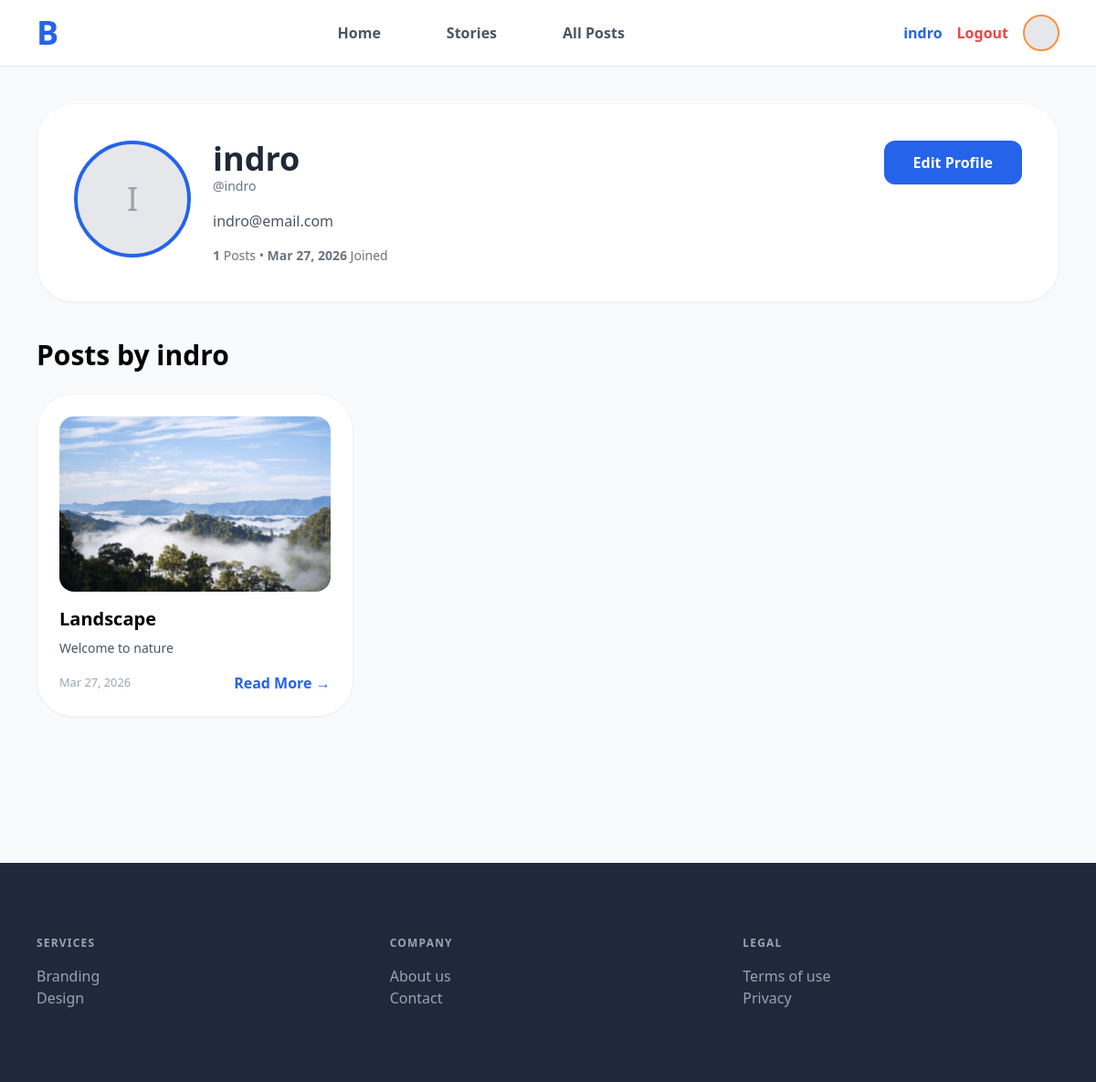
Screenshot of /profile/ (signed in) with the database file from the repository.
### blog/models.py (models this page shows, shortened)
class Post(models.Model):
    title = models.CharField(max_length=200)
    content = models.TextField()
    image = models.ImageField(upload_to='post_pics/', blank=True, null=True)
    author = models.ForeignKey(User, on_delete=models.CASCADE)
    created_at = models.DateTimeField(auto_now_add=True)
    likes = models.ManyToManyField(User, related_name='blog_likes', blank=True)

### blog/views.py (the view)
# urls.py: path('profile/', views.profile, name='profile'),
@login_required
def profile(request):
    userprofile = get_object_or_404(UserProfile, user=request.user)
    user_posts = Post.objects.filter(author=request.user).select_related('author').order_by('-created_at')
    return render(request, 'blog/profile.html', {
        'profile_user': request.user,
        'userprofile': userprofile,
        'user_posts': user_posts
    })

### blog/templates/blog/profile.html (shortened to what this page needs)
{% extends 'blog/base.html' %}
{% block content %}
<div class="max-w-7xl mx-auto p-10">
    <div class="bg-white rounded-[2.5rem] p-10 shadow-sm border border-gray-100 mb-10">
        <div class="flex items-start justify-between">
            <div class="flex items-start space-x-6">
                {% if userprofile.profile_pic %}
                    <img src="{{ userprofile.profile_pic.url }}" alt="{{ profile_user.username }}" class="w-32 h-32 rounded-full object-cover border-4 border-blue-600">
                {% else %}
                    <div class="w-32 h-32 rounded-full border-4 border-blue-600 bg-gray-200 flex items-center justify-center">
                        <span class="text-4xl text-gray-400">{{ profile_user.username|first|upper }}</span>
                    </div>
                {% endif %}
                <div>
                    <h1 class="text-4xl font-black text-gray-800">{{ profile_user.first_name|default:profile_user.username }}</h1>
                    <p class="text-gray-500 text-sm mb-4">@{{ profile_user.username }}</p>
                    {% if profile_user.email %}
                        <p class="text-gray-600 mb-4">{{ profile_user.email }}</p>
                    {% endif %}
                    <p class="text-gray-500 text-sm">
                        <span class="font-bold">{{ user_posts.count }}</span> Posts •
                        <span class="font-bold">{{ profile_user.date_joined|date:"M d, Y" }}</span> Joined
                    </p>
                </div>
            </div>
            {% if request.user == profile_user %}
                <a href="{% url 'edit_profile' %}" class="bg-blue-600 text-white px-8 py-3 rounded-xl font-bold hover:bg-blue-700 transition">
                    Edit Profile
                </a>
            {% endif %}
        </div>
    </div>
    <div class="mb-10">
        <h2 class="text-3xl font-bold mb-6">Posts by {{ profile_user.username }}</h2>
        {% if user_posts %}
            <div class="grid grid-cols-1 md:grid-cols-3 gap-10">
                {% for post in user_posts %}
                <div class="bg-white rounded-[2.5rem] p-6 shadow-sm border border-gray-100 flex flex-col">
                    {% if post.image %}
                        <img src="{{ post.image.url }}" alt="{{ post.title }}" class="w-full h-48 object-cover rounded-2xl mb-4">
                    {% endif %}
                    <h3 class="text-xl font-bold mb-2">{{ post.title }}</h3>
                    <p class="text-gray-600 text-sm mb-4">{{ post.content|truncatewords:20 }}</p>
                    <div class="flex justify-between items-center mt-auto">
                        <small class="text-gray-400">{{ post.created_at|date:"M d, Y" }}</small>
                        <a href="{% url 'post_detail' post.pk %}" class="text-blue-600 font-bold hover:underline">Read More →</a>
                    </div>
                </div>
                {% endfor %}
            </div>
        {% else %}
            <div class="text-center py-20 bg-gray-50 rounded-[2.5rem]">
                <p class="text-gray-500 text-lg">No posts yet. {% if request.user == profile_user %}<a href="{% url 'post_create' %}" class="text-blue-600 font-bold">Create one!</a>{% endif %}</p>
            </div>
        {% endif %}
    </div>
</div>
{% endblock %}

### blog/templates/blog/base.html (shortened to what this page needs)
<!DOCTYPE html>
<html>
<head>
    <script src="https://cdn.tailwindcss.com"></script>
</head>
<body class="bg-gray-50">
    <nav class="bg-white px-10 py-4 flex justify-between items-center border-b sticky top-0 z-50">
        <a href="{% url 'home' %}" class="text-4xl font-black text-blue-600 hover:opacity-80 transition">B</a>
        <div class="flex space-x-8 font-bold text-gray-600">
            <a href="{% url 'home' %}" class="nav-link {% if request.resolver_match.url_name == 'home' %}bg-slate-800 text-white{% else %}hover:text-blue-600{% endif %} px-5 py-2 rounded-xl">Home</a>
            <a href="{% url 'stories' %}" class="nav-link {% if request.resolver_match.url_name == 'stories' %}bg-slate-800 text-white{% else %}hover:text-blue-600{% endif %} px-5 py-2 rounded-xl">Stories</a>
            <a href="{% url 'all_posts' %}" class="nav-link {% if request.resolver_match.url_name == 'all_posts' %}bg-slate-800 text-white{% else %}hover:text-blue-600{% endif %} px-5 py-2 rounded-xl">All Posts</a>
        </div>
        <div class="flex items-center space-x-4">
            {% if user.is_authenticated %}
                <a href="{% url 'profile' %}" class="text-blue-600 font-bold hover:underline">{{ user.username }}</a>
                <form action="{% url 'logout' %}" method="post" style="display:inline;">{% csrf_token %}<button type="submit" class="text-red-500 font-bold hover:underline">Logout</button></form>
            {% else %}
                <a href="{% url 'login' %}" class="text-blue-600 font-bold">Login</a>
            {% endif %}
            <div class="w-10 h-10 rounded-full border-2 border-orange-400 bg-gray-200"></div>
        </div>
    </nav>
    {% block content %}{% endblock %}
    <footer class="bg-[#1e293b] text-gray-400 py-20 px-10 mt-20 grid grid-cols-3 gap-10">
        <div><h4 class="font-bold text-xs uppercase tracking-widest mb-4">Services</h4><p>Branding</p><p>Design</p></div>
        <div><h4 class="font-bold text-xs uppercase tracking-widest mb-4">Company</h4><p>About us</p><p>Contact</p></div>
        <div><h4 class="font-bold text-xs uppercase tracking-widest mb-4">Legal</h4><p>Terms of use</p><p>Privacy</p></div>
    </footer>
</body>
</html>

### blog/templates/blog/base.html (style rules this page uses)
.nav-link { transition: all 0.5s ease-in-out; }

### rows the page displays
Post: image (picture), title "Landscape", content "Welcome to nature", created_at "Mar 27, 2026"

### other values shown
{{ user.username }} "indro"
{{ profile_user.username|first|upper }} "I"
{{ profile_user.first_name|default:profile_user.username }} "indro"
{{ profile_user.username }} "indro"
{{ profile_user.email }} "indro@email.com"
{{ user_posts.count }} "1"
{{ profile_user.date_joined|date:"M d, Y" }} "Mar 27, 2026"
